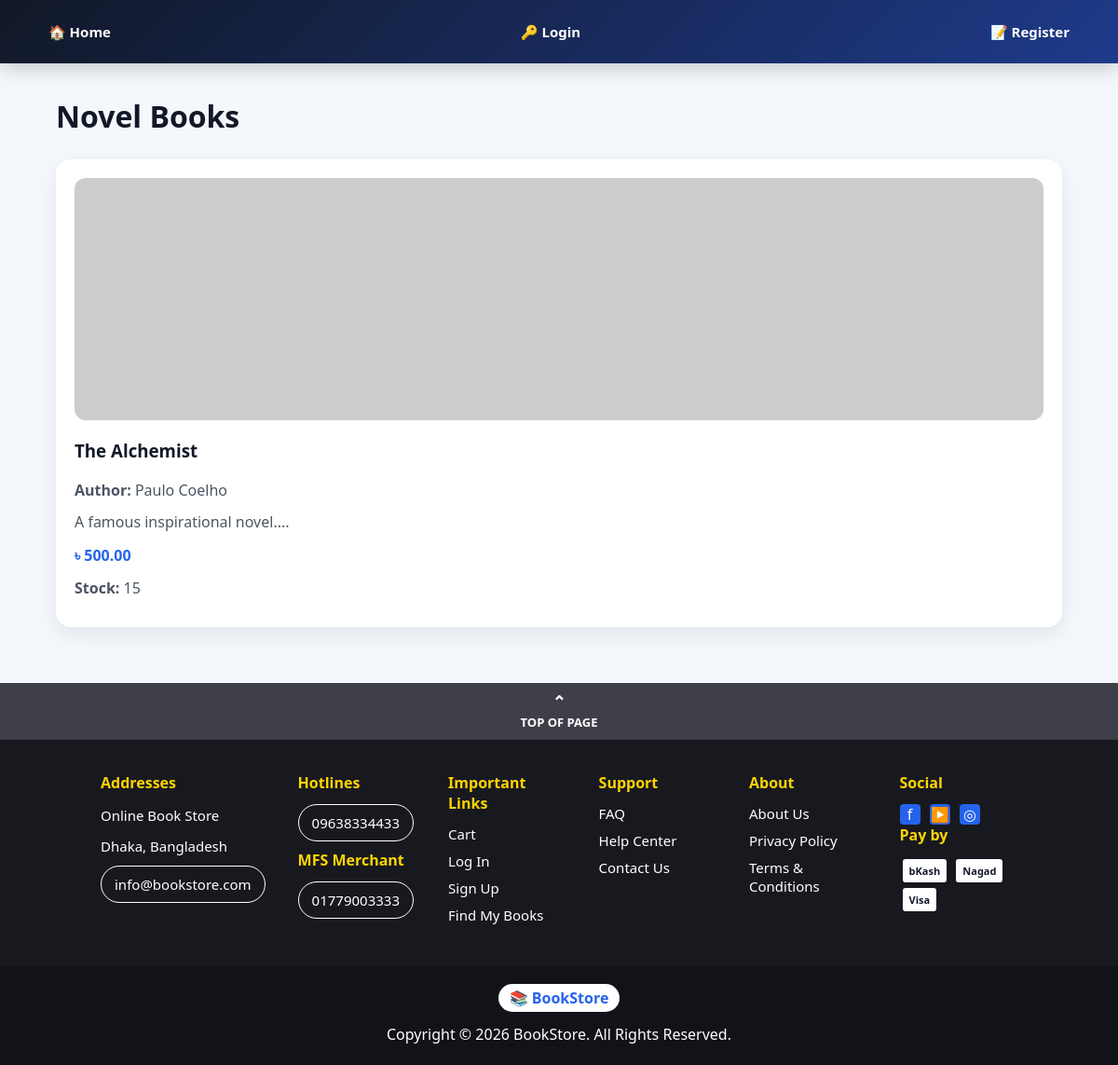
The app's page /views/customer/category_books.php?category_id=1 with its own data.
### tables this page shows
CREATE TABLE categories (
id INT AUTO_INCREMENT PRIMARY KEY,
name VARCHAR(100) NOT NULL UNIQUE,
created_at TIMESTAMP DEFAULT CURRENT_TIMESTAMP
);

CREATE TABLE books (
id INT AUTO_INCREMENT PRIMARY KEY,
title VARCHAR(150) NOT NULL,
author VARCHAR(120) NOT NULL,
description TEXT,
price DECIMAL(10,2) NOT NULL,
category_id INT,
image_path VARCHAR(255),
stock INT NOT NULL DEFAULT 0,
created_at TIMESTAMP DEFAULT CURRENT_TIMESTAMP,
FOREIGN KEY (category_id) REFERENCES categories(id)
);

### config/helpers.php (called while the page is built, shortened)
<?php
function isLoggedIn()
{
    return isset($_SESSION['user_id']);
}
?>

### views/customer/category_books.php (the view, shortened to what this page needs)
<?php
require_once '../../config/database.php';
require_once '../../config/helpers.php';
$category_id = (int) $_GET['category_id'];
$categoryQuery = $conn->prepare("SELECT * FROM categories WHERE id = ?");
$categoryQuery->bind_param("i", $category_id);
$categoryQuery->execute();
$category = $categoryQuery->get_result()->fetch_assoc();
$booksQuery = $conn->prepare("
    SELECT books.*, categories.name AS category_name
    FROM books
    JOIN categories ON books.category_id = categories.id
    WHERE category_id = ?
");
$booksQuery->bind_param("i", $category_id);
$booksQuery->execute();
$books = $booksQuery->get_result();
?>
<!DOCTYPE html>
<html>
<head>
    <link rel="stylesheet" href="../../public/css/style.css">
</head>
<body>
<div class="navbar">
    <a href="../../index.php">🏠 Home</a>
    <?php if(isLoggedIn()): ?>
        <a href="profile.php">👤 Profile</a>
        <?php if(isAdmin()): ?>
            <a href="../admin/dashboard.php">⚙️ Admin Dashboard</a>
        <?php endif; ?>
        <a href="/online_book_store/controllers/logoutController.php">🔓 Logout</a>
    <?php else: ?>
        <a href="../auth/login.php">🔑 Login</a>
        <a href="../auth/register.php">📝 Register</a>
    <?php endif; ?>
</div>
<div class="container">
    <h1><?php echo $category['name']; ?> Books</h1>
    <div class="book-grid">
        <?php while($book = $books->fetch_assoc()): ?>
            <div class="book-card">
                <img
                    src="<?php echo $book['image_path'] ? '../../public/uploads/books/'.$book['image_path'] : 'https://via.placeholder.com/200x250'; ?>"
                    alt="Book Image"
                >
                <h3><?php echo $book['title']; ?></h3>
                <p><strong>Author:</strong> <?php echo $book['author']; ?></p>
                <p>
                    <?php echo substr($book['description'], 0, 80); ?>...
                </p>
                <h4>৳ <?php echo $book['price']; ?></h4>
                <p><strong>Stock:</strong> <?php echo $book['stock']; ?></p>
            </div>
        <?php endwhile; ?>
    </div>
</div>
    <?php require_once '../layouts/footer.php'; ?>
</body>
</html>

### public/css/style.css (style rules this page uses)
* { margin:0; padding:0; box-sizing:border-box; font-family:"Segoe UI", Arial, sans-serif; }
body { background:#f4f7fb; color:#1f2937; }
.navbar { background:linear-gradient(135deg,#111827,#1e3a8a); padding:16px 40px; display:flex; align-items:center; justify-content: space-between; gap:22px; flex-wrap:wrap; box-shadow:0 6px 20px rgba(0,0,0,0.18); position:sticky; top:0; z-index:1000; }
.navbar a { color:#ffffff; text-decoration:none; font-size:15px; font-weight:600; padding:8px 12px; border-radius:8px; transition:0.3s; }
.container { width:90%; max-width:1250px; margin:35px auto; }
h1,h2,h3 { margin-bottom:18px; color:#111827; }
p { line-height:1.6; }
.book-grid { display:grid; grid-template-columns:repeat(auto-fit,minmax(260px,1fr)); gap:26px; margin-top:25px; }
.book-card { background:white; border-radius:16px; padding:20px; box-shadow:0 8px 22px rgba(0,0,0,0.08); transition:0.3s; }
.book-card img { width:100%; height:260px; object-fit:cover; border-radius:12px; margin-bottom:15px; }
.book-card p { margin-bottom:8px; color:#4b5563; }
.book-card h4 { color:#2563eb; margin:12px 0; }

### records on screen
categories: name "Novel"
books: title "The Alchemist", author "Paulo Coelho", description "A famous inspirational novel.", price "500.00", stock "15"
